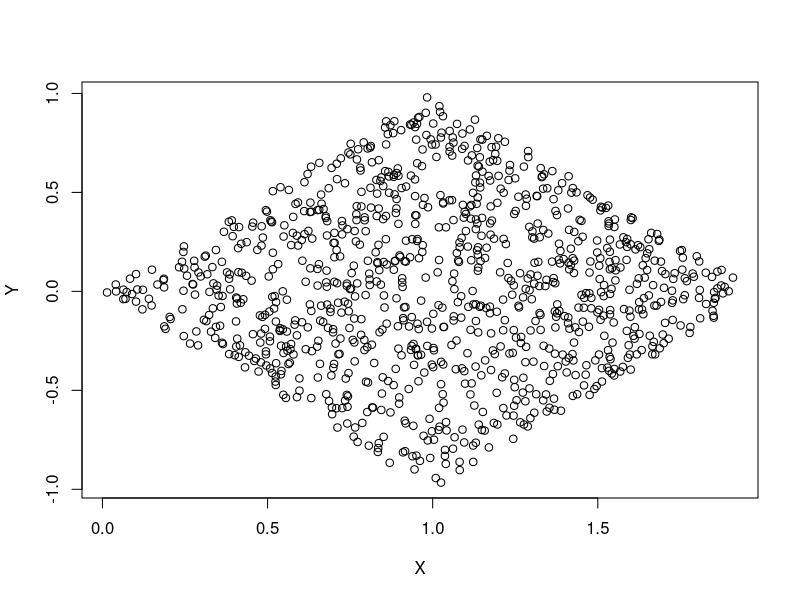
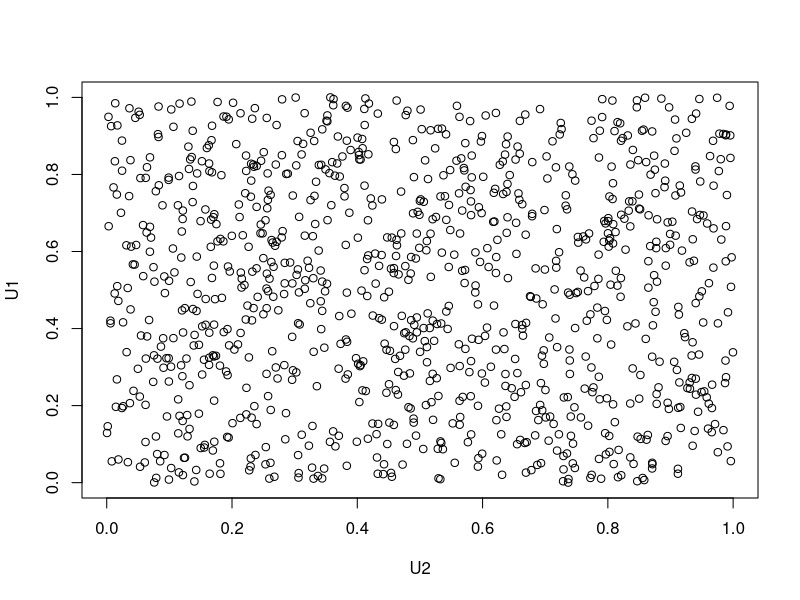
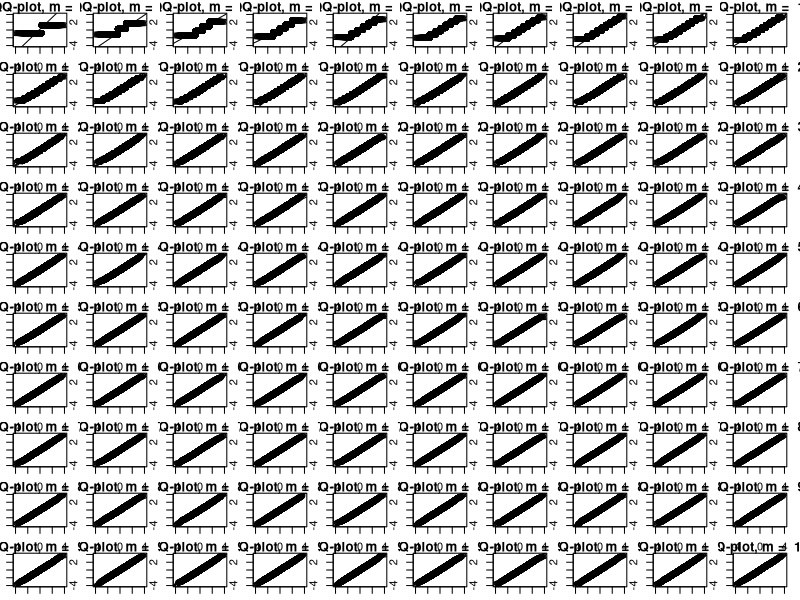
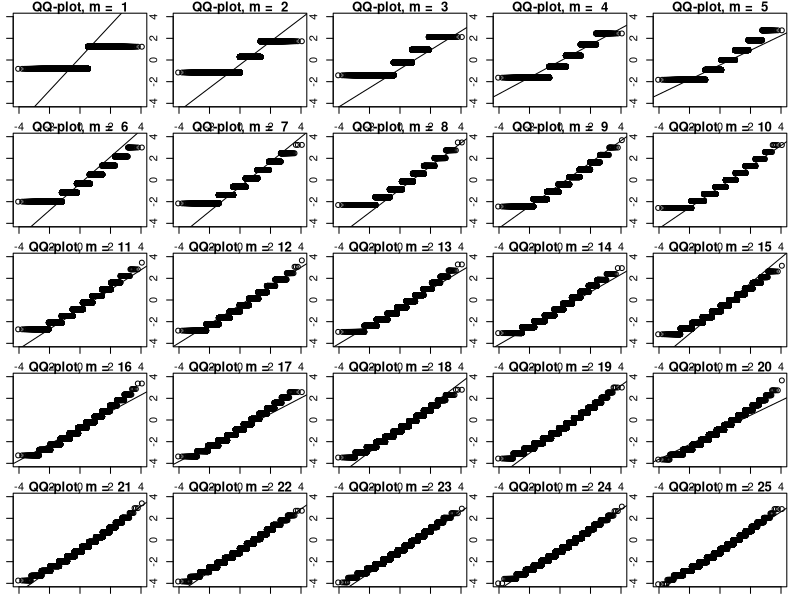
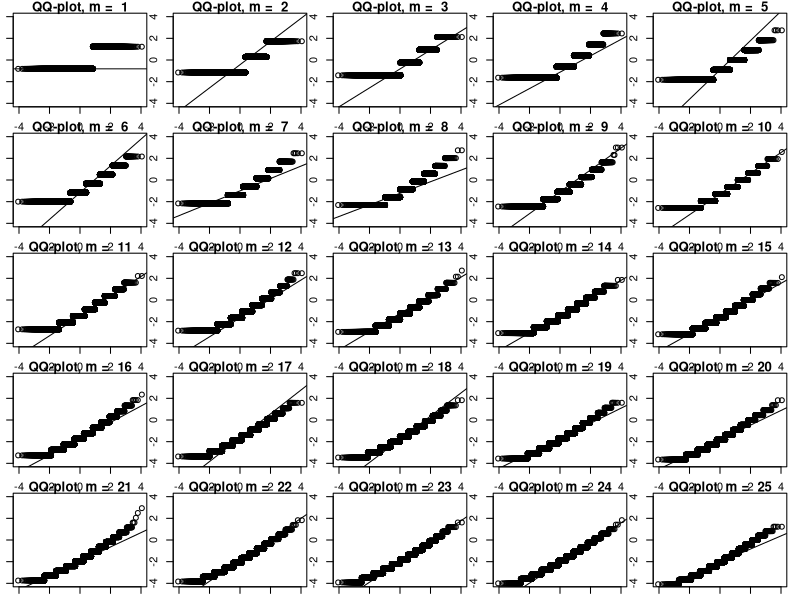
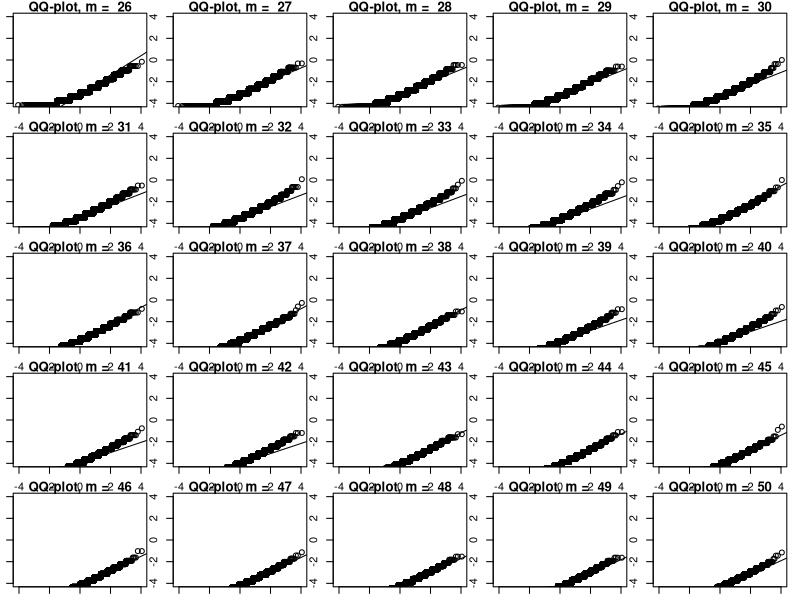
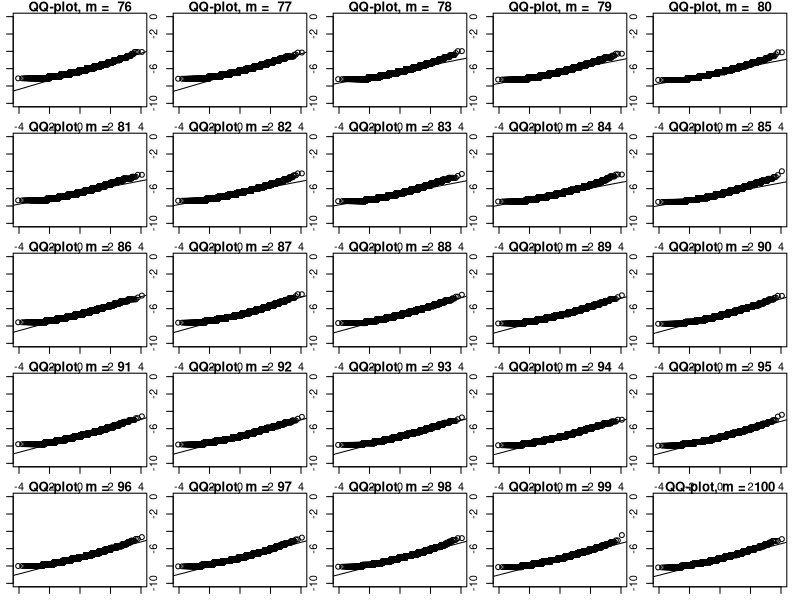
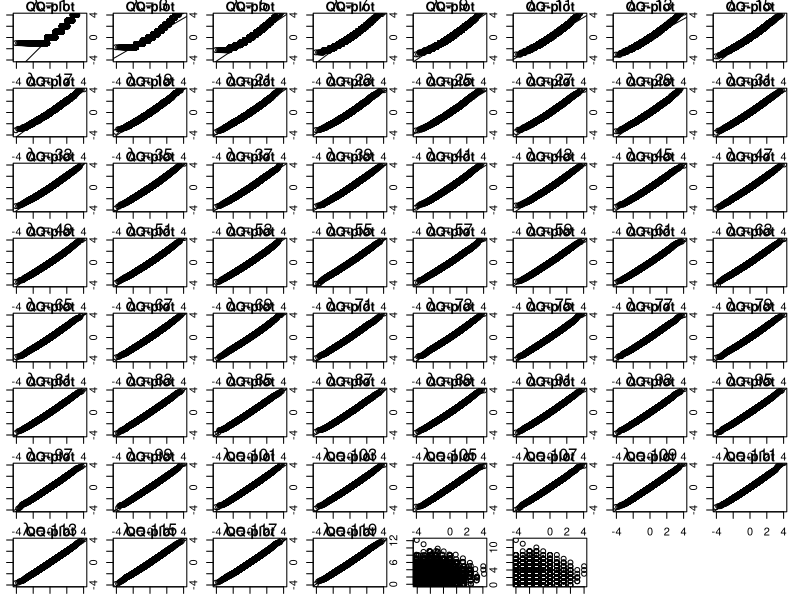

These figures' R source, in order:
## ---- chunk 1
# run the random number generation
u1 <- runif(10, 0, 1)
u2 <- runif(10, 0, 1)
# computing the expected value in the indicated way
mean(u1 + u2)
mean(u1) + mean(u2)
## ---- chunk 2
u1 <- runif(1000, 0, 1)
u2 <- runif(1000, 0, 1)
var(u1 + u2)
var(u1) + var(u2)
## ---- chunk 3
u1 <- runif(1000, 0, 1)
u2 <- runif(1000, 0, 1)
# we count the number of elements in u1+u2 st. the inequality is true
# this will create a true false vector for which we can pick the # of elements 
# which respectecs the condition. we could have picked u1,u2 or from u1+u2, it does not matter
# since we only want the length to be the same.
length(u1[(u1 + u2 <= 1.5)]) / length(u1)
## ---- chunk 4
u1 <- runif(1000, 0, 1)
u2 <- runif(1000, 0, 1)
# we count the number of elements in u1+u2 st. the inequality is true
# this will create a true false vector for which we can pick the # of elements 
# which respectecs the condition. we could have picked u1,u2 or from u1+u2, it does not matter
# since we only want the length to be the same.
length(u1[(sqrt(u1) + sqrt(u2) <= 1.5)]) / length(u1)
## ---- chunk 5
discreterunif <- round(runif(1000, 1, 10))
table(discreterunif)
## ---- chunk 6
discreterunif <- ceiling((runif(1000, 1, 10)))
table(discreterunif)
## ---- chunk 7
U2 <- runif(1000)
U1 <- runif(1000)
X <- U1 + U2
Y <- U1 - U2
plot(Y ~ X)
cor(X, Y)
## ---- chunk 8
U2 <- runif(1000)
U1 <- runif(1000)
plot(U1 ~ U2)
cor(U1, U2)
## ---- chunk 9
# create a function which simulates a bernoulli trial of 20 questions
true_false <- function(n) {
    rbinom(n, size = 1, prob = 0.5)
}

# compute the average for each student on 20 questions 100 times(20 times for every student)
vector <- c()
for (i in (1:100)) {
    temp <- true_false(20)
    vector <- append(vector, length(temp[temp == 1]) / 20)
}

mean(vector)
sqrt(var(vector))
## ---- chunk 10
true_false <- function(n) {
    rbinom(n, size = 1, prob = 0.5)
}
vector <- c()
for (i in (1:100)) {
    temp <- true_false(20)
    vector <- append(vector, length(temp[temp == 1]) / 20)
}

# length of values above 0.3 divided by total number of values
length(vector[vector >= 0.3]) / length(vector)
## ---- chunk 11
binomial <- rbinom(500, size = 1, prob = 0.99)
mean(binomial)
var(binomial)

0.99
0.99 * 0.01
## ---- chunk 12
par(mfrow = c(10, 10), mar = c(1, 1, 1, 1))

for (m in 1:100) {
    z <- (rbinom(20000, size = m, prob = 0.4) - m * 0.4) /
        sqrt(m * 0.4 * 0.6)
    qqnorm(z, ylim = c(-4, 4), main = paste("QQ-plot, m = ", m))
    qqline(z)
}
## ---- chunk 13
# par(mfrow = c(10, 10), mar = c(1, 1, 1, 1))

# for (m in 1:100) {
#     z <- (rbinom(20000, size = m, prob = 0.3) - m * 0.4) /
#         sqrt(m * 0.4 * 0.6)
#     qqnorm(z, ylim = c(-4, 4), main = paste("QQ-plot, m = ", m))
#     qqline(z)
# }

# for (m in 1:100) {
#     z <- (rbinom(20000, size = m, prob = 0.2) - m * 0.4) /
#         sqrt(m * 0.4 * 0.6)
#     qqnorm(z, ylim = c(-4, 4), main = paste("QQ-plot, m = ", m))
#     qqline(z)
# }

# for (m in 1:100) {
#     z <- (rbinom(20000, size = m, prob = 0.1) - m * 0.4) /
#         sqrt(m * 0.4 * 0.6)
#     qqnorm(z, ylim = c(-4, 4), main = paste("QQ-plot, m = ", m))
#     qqline(z)
# }

# for (m in 1:100) {
#     z <- (rbinom(20000, size = m, prob = 0.05) - m * 0.4) /
#         sqrt(m * 0.4 * 0.6)
#     qqnorm(z, ylim = c(-4, 4), main = paste("QQ-plot, m = ", m))
#     qqline(z)
# }
## ---- chunk 14
par(mfrow = c(5, 5), mar = c(1, 1, 1, 1))

for (m in 1:25) {
    z <- (rbinom(20000, size = m, prob = 0.3) - m * 0.4) /
        sqrt(m * 0.4 * 0.6)
    qqnorm(z, ylim = c(-4, 4), main = paste("QQ-plot, m = ", m))
    qqline(z)
}
## ---- chunk 15
par(mfrow = c(5, 5), mar = c(1, 1, 1, 1))

for (m in 1:25) {
    z <- (rbinom(20000, size = m, prob = 0.2) - m * 0.4) /
        sqrt(m * 0.4 * 0.6)
    qqnorm(z, ylim = c(-4, 4), main = paste("QQ-plot, m = ", m))
    qqline(z)
}
## ---- chunk 16
par(mfrow = c(5, 5), mar = c(1, 1, 1, 1))

for (m in 26:50) {
    z <- (rbinom(20000, size = m, prob = 0.1) - m * 0.4) /
        sqrt(m * 0.4 * 0.6)
    qqnorm(z, ylim = c(-4, 4), main = paste("QQ-plot, m = ", m))
    qqline(z)
}
## ---- chunk 17
par(mfrow = c(5, 5), mar = c(1, 1, 1, 1))

for (m in 76:100) {
    z <- (rbinom(20000, size = m, prob = 0.05) - m * 0.4) /
        sqrt(m * 0.4 * 0.6)
    qqnorm(z, ylim = c(-10, 0), main = paste("QQ-plot, m = ", m))
    qqline(z)
}
## ---- chunk 18
par(mfrow = c(8, 8), mar = c(1, 1, 1, 1))
for (m in seq(1, 120, 2)) {
    z <- (rpois(20000, lambda = m) - m) / sqrt(m)
    qqnorm(z, ylim = c(-4, 4), main = "QQ-plot")
    qqline(z)
    mtext(bquote(lambda == .(m)), 3)
}
## ---- chunk 19
# generate 10000 poisson pseudorandom numbers with parameter 2.5 x 2
N <- rpois(10000, lambda = 2.5 * 2)
points <- list()

# for each  poisson value generated, we generate N of it;s uniform psudorandom numbers
# on interval 0 to 2
for (i in 1:10000) {
    points[[i]] <- runif(N[i], 0, 2)
}

# counting the points from 1 to 2
vector1 <- c()
for (i in 1:10000) {
    vector1 <- append(vector1, length(points[[i]][points[[i]] > 1]))
}
vector1[(1:15)]

# counting the points from 0 to 1
vector2 <- c()
for (i in 1:10000) {
    vector2 <- append(vector2, length(points[[i]][points[[i]] < 1]))
}
vector2[(1:15)]

length(points[[1]])
## ---- chunk 20
table(vector1)
table(vector2)
## ---- chunk 21
plot(jitter(vector1), jitter(vector2))
plot(vector1,vector2)
